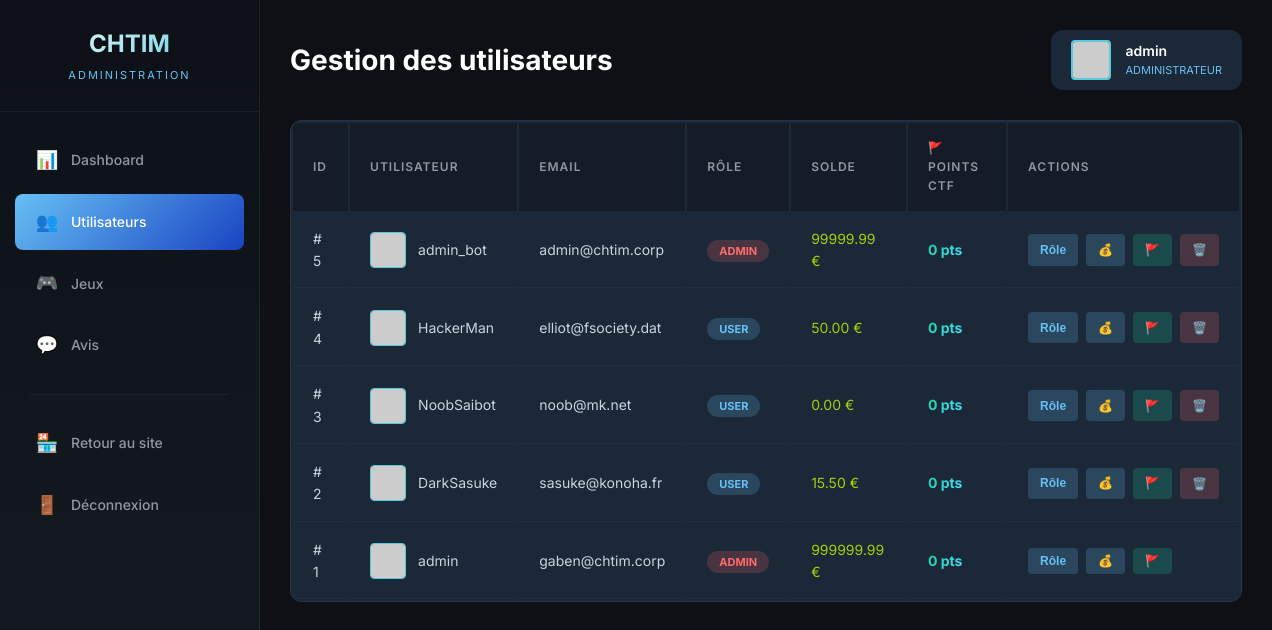
The app's page /admin.php?tab=users (signed in) with its own data.
### tables this page shows
CREATE TABLE users (
                       id INT AUTO_INCREMENT PRIMARY KEY,
                       username VARCHAR(50) NOT NULL UNIQUE,
                       password VARCHAR(255) NOT NULL,  
                       email VARCHAR(100),
                       role ENUM('user', 'admin', 'moderator') DEFAULT 'user',
                       wallet_balance DECIMAL(10, 2) DEFAULT 0.00,
                       ctf_points INT DEFAULT 0,  
                       avatar VARCHAR(255) DEFAULT 'https://api.dicebear.com/7.x/avataaars/svg?seed=Felix',
                       is_public BOOLEAN DEFAULT TRUE  
);

### admin.php (the view, shortened to what this page needs)
<?php
include 'includes/db_connect.php';
$totalUsers = mysqli_fetch_assoc(mysqli_query($conn, "SELECT COUNT(*) as c FROM users"))['c'];
$totalGames = mysqli_fetch_assoc(mysqli_query($conn, "SELECT COUNT(*) as c FROM games"))['c'];
$totalReviews = mysqli_fetch_assoc(mysqli_query($conn, "SELECT COUNT(*) as c FROM reviews"))['c'];
$totalRevenue = mysqli_fetch_assoc(mysqli_query($conn, "SELECT SUM(g.price) as total FROM library l JOIN games g ON l.game_id = g.id"))['total'] ?? 0;
$users = mysqli_query($conn, "SELECT * FROM users ORDER BY id DESC");
$reviews = mysqli_query($conn, "SELECT r.*, u.username, g.title as game_title FROM reviews r JOIN users u ON r.user_id = u.id JOIN games g ON r.game_id = g.id ORDER BY r.posted_at DESC LIMIT 20");
$activeTab = isset($_GET['tab']) ? $_GET['tab'] : 'dashboard';
?>
<!DOCTYPE html>
<html lang="fr">
<head>
    <link rel="stylesheet" href="css/style.css">
</head>
<body>
    <div class="admin-container">
        <aside class="admin-sidebar">
            <div class="admin-logo">
                <h1>CHTIM</h1>
                <span>Administration</span>
            </div>
            <nav class="admin-nav">
                <a href="?tab=dashboard" class="<?php echo $activeTab === 'dashboard' ? 'active' : ''; ?>">
                    <span class="icon">📊</span> Dashboard
                </a>
                <a href="?tab=users" class="<?php echo $activeTab === 'users' ? 'active' : ''; ?>">
                    <span class="icon">👥</span> Utilisateurs
                </a>
                <a href="?tab=games" class="<?php echo $activeTab === 'games' ? 'active' : ''; ?>">
                    <span class="icon">🎮</span> Jeux
                </a>
                <a href="?tab=reviews" class="<?php echo $activeTab === 'reviews' ? 'active' : ''; ?>">
                    <span class="icon">💬</span> Avis
                </a>
                <div class="nav-divider"></div>
                <a href="store.php">
                    <span class="icon">🏪</span> Retour au site
                </a>
                <a href="index.php?logout=true">
                    <span class="icon">🚪</span> Déconnexion
                </a>
            </nav>
        </aside>
        <main class="admin-main">
            <div class="admin-header">
                <h2>
                    <?php
                    $titles = ['dashboard' => 'Tableau de bord', 'users' => 'Gestion des utilisateurs', 'games' => 'Gestion des jeux', 'reviews' => 'Modération des avis'];
                    echo $titles[$activeTab] ?? 'Administration';
                    ?>
                </h2>
                <div class="admin-user">
                    <img src="<?php echo $_SESSION['avatar']; ?>" alt="avatar">
                    <div>
                        <div style="font-weight: 600; color: var(--text-primary);">
                            <?php echo htmlspecialchars($_SESSION['username']); ?>
                        </div>
                        <div style="font-size: 11px; color: var(--accent-blue);">ADMINISTRATEUR</div>
                    </div>
                </div>
            </div>
            <?php if ($activeTab === 'dashboard'): ?>
                <div class="stats-grid">
                    <div class="stat-card blue">
                        <div class="icon">👥</div>
                        <div class="label">Utilisateurs</div>
                        <div class="value">
                            <?php echo $totalUsers; ?>
                        </div>
                    </div>
                    <div class="stat-card green">
                        <div class="icon">🎮</div>
                        <div class="label">Jeux</div>
                        <div class="value">
                            <?php echo $totalGames; ?>
                        </div>
                    </div>
                    <div class="stat-card purple">
                        <div class="icon">💬</div>
                        <div class="label">Avis</div>
                        <div class="value">
                            <?php echo $totalReviews; ?>
                        </div>
                    </div>
                    <div class="stat-card orange">
                        <div class="icon">💰</div>
                        <div class="label">Revenus</div>
                        <div class="value">
                            <?php echo number_format($totalRevenue, 2); ?> €
                        </div>
                    </div>
                </div>
                <div class="section-title">
                    <h3>Derniers avis</h3>
                </div>
                <table class="admin-table">
                    <thead>
                        <tr>
                            <th>Utilisateur</th>
                            <th>Jeu</th>
                            <th>Avis</th>
                            <th>Date</th>
                        </tr>
                    </thead>
                    <tbody>
                        <?php
                        mysqli_data_seek($reviews, 0);
                        $count = 0;
                        while ($r = mysqli_fetch_assoc($reviews)):
                            if ($count++ >= 5)
                                break;
                            ?>
                            <tr>
                                <td>
                                    <?php echo htmlspecialchars($r['username']); ?>
                                </td>
                                <td>
                                    <?php echo htmlspecialchars($r['game_title']); ?>
                                </td>
                                <td>
                                    <?php echo substr(htmlspecialchars($r['content']), 0, 50) . '...'; ?>
                                </td>
                                <td>
                                    <?php echo $r['posted_at']; ?>
                                </td>
                            </tr>
                        <?php endwhile; ?>
                    </tbody>
                </table>
                <div class="section-title" style="margin-top: 40px;">
                    <h3>🚩 Gestion des Challenges CTF</h3>
                </div>
                <div class="admin-form">
                    <div style="display: flex; justify-content: space-between; align-items: center; margin-bottom: 20px;">
                        <div>
                            <h4 style="margin: 0; color: var(--text-primary);">Points CTF Actuels</h4>
                            <p style="margin: 5px 0 0; color: var(--text-muted); font-size: 13px;">
                                Gérer les points des challenges de sécurité
                            </p>
                        </div>
                        <div style="text-align: center;">
                            <div
                                style="font-size: 36px; font-weight: 800; background: linear-gradient(135deg, #1dd1a1 0%, #48dbfb 100%); -webkit-background-clip: text; -webkit-text-fill-color: transparent;">
                                <?php
                                $totalCTFPoints = mysqli_fetch_assoc(mysqli_query($conn, "SELECT SUM(ctf_points) as total FROM users"))['total'] ?? 0;
                                $ctfUsersCount = mysqli_fetch_assoc(mysqli_query($conn, "SELECT COUNT(*) as count FROM users WHERE ctf_points > 0"))['count'] ?? 0;
                                echo intval($totalCTFPoints);
                                ?> pts
                            </div>
                            <div
                                style="font-size: 11px; color: var(--text-muted); text-transform: uppercase; letter-spacing: 1px;">
                                <?php echo $ctfUsersCount; ?> utilisateurs avec des points
                            </div>
                        </div>
                    </div>
                    <?php
                    $ctfUsers = mysqli_query($conn, "SELECT id, username, ctf_points FROM users WHERE ctf_points > 0 ORDER BY ctf_points DESC LIMIT 10");
                    if (mysqli_num_rows($ctfUsers) > 0):
                        ?>
                        <div style="background: rgba(0, 0, 0, 0.2); padding: 15px; border-radius: 8px; margin-bottom: 20px;">
                            <div style="font-size: 12px; color: var(--text-muted); margin-bottom: 10px; font-weight: 600;">
                                🏆 TOP UTILISATEURS CTF</div>
                            <?php while ($ctfUser = mysqli_fetch_assoc($ctfUsers)): ?>
                                <div
                                    style="display: flex; justify-content: space-between; align-items: center; padding: 8px 0; border-bottom: 1px solid rgba(255, 255, 255, 0.05);">
                                    <div style="color: #1dd1a1; font-size: 13px;">
                                        ✓ <?php echo htmlspecialchars($ctfUser['username']); ?>
                                    </div>
                                    <div style="color: var(--text-muted); font-size: 12px;">
                                        <?php echo $ctfUser['ctf_points']; ?> pts
                                    </div>
                                </div>
                            <?php endwhile; ?>
                        </div>
                        <div
                            style="text-align: center; margin-top: 15px; padding: 15px; background: rgba(29, 209, 161, 0.1); border-radius: 8px; border: 1px solid rgba(29, 209, 161, 0.2);">
                            <div style="font-size: 12px; color: var(--text-muted); margin-bottom: 8px;">💡 Astuce</div>
                            <p style="margin: 0; font-size: 13px; color: var(--text-secondary);">
                                Utilisez le bouton <strong style="color: #1dd1a1;">🚩</strong> dans la gestion des
                                utilisateurs pour réinitialiser les points CTF individuellement.
                            </p>
                        </div>
                    <?php else: ?>
                        <div style="text-align: center; padding: 30px; color: var(--text-muted);">
                            <div style="font-size: 48px; opacity: 0.3; margin-bottom: 10px;">🏆</div>
                            <p>Aucun challenge complété pour le moment</p>
                        </div>
                    <?php endif; ?>
                </div>
            <?php elseif ($activeTab === 'users'): ?>
                <table class="admin-table">
                    <thead>
                        <tr>
                            <th>ID</th>
                            <th>Utilisateur</th>
                            <th>Email</th>
                            <th>Rôle</th>
                            <th>Solde</th>
                            <th>🚩 Points CTF</th>
                            <th>Actions</th>
                        </tr>
                    </thead>
                    <tbody>
                        <?php while ($u = mysqli_fetch_assoc($users)): ?>
                            <tr>
                                <td>#
                                    <?php echo $u['id']; ?>
                                </td>
                                <td>
                                    <div class="user-cell">
                                        <img src="<?php echo $u['avatar']; ?>" alt="">
                                        <?php echo htmlspecialchars($u['username']); ?>
                                    </div>
                                </td>
                                <td>
                                    <?php echo htmlspecialchars($u['email']); ?>
                                </td>
                                <td><span class="role-badge role-<?php echo $u['role']; ?>">
                                        <?php echo $u['role']; ?>
                                    </span></td>
                                <td style="color: var(--accent-green-light);">
                                    <?php echo $u['wallet_balance']; ?> €
                                </td>
                                <td>
                                    <span
                                        style="font-weight: 700; background: linear-gradient(135deg, #1dd1a1 0%, #48dbfb 100%); -webkit-background-clip: text; -webkit-text-fill-color: transparent;">
                                        <?php echo intval($u['ctf_points']); ?> pts
                                    </span>
                                </td>
                                <td>
                                    <div class="action-btns">
                                        <button class="btn-sm btn-edit"
                                            onclick="openRoleModal(<?php echo $u['id']; ?>, '<?php echo $u['role']; ?>')">Rôle</button>
                                        <button class="btn-sm btn-edit"
                                            onclick="openBalanceModal(<?php echo $u['id']; ?>)">💰</button>
                                        <button class="btn-sm btn-edit"
                                            style="background: rgba(29, 209, 161, 0.2); color: #1dd1a1;"
                                            onclick="openCTFModal(<?php echo $u['id']; ?>)">🚩</button>
                                        <?php if ($u['id'] !== $_SESSION['user_id']): ?>
                                            <a href="?tab=users&delete_user=<?php echo $u['id']; ?>" class="btn-sm btn-delete"
                                                onclick="return confirm('Supprimer cet utilisateur ?')">🗑️</a>
                                        <?php endif; ?>
                                    </div>
                                </td>
                            </tr>
                        <?php endwhile; ?>
                    </tbody>
                </table>
            <?php endif; ?>
        </main>
    </div>
</body>
</html>

### css/style.css (style rules this page uses)
:root { --bg-dark: #0e1015; --bg-secondary: #171a21; --bg-card: #1b2838; --bg-hover: #2a475e; --bg-input: #32353c; --accent-blue: #66c0f4; --accent-blue-dark: #1a44c2; --accent-blue-light: #47bfff; --accent-green: #5c7e10; --accent-green-light: #a4d007; --accent-red: #b93737; --accent-cyan: #57cbde; --text-primary: #ffffff; --text-secondary: #c7d5e0; --text-muted: #8f98a0; --text-link: #b8b6b4; --shadow-sm: 0 2px 8px rgba(0, 0, 0, 0.3); --shadow-md: 0 4px 16px rgba(0, 0, 0, 0.4); --shadow-lg: 0 8px 32px rgba(0, 0, 0, 0.5); --shadow-glow-blue: 0 0 20px rgba(102, 192, 244, 0.3); --shadow-glow-green: 0 0 20px rgba(92, 126, 16, 0.4); --transition-fast: 0.15s ease; --transition-normal: 0.25s ease; --transition-slow: 0.4s ease; --radius-sm: 4px; --radius-md: 8px; --radius-lg: 12px; --radius-xl: 20px; }
*, *::before, *::after { box-sizing: border-box; margin: 0; padding: 0; }
html { scroll-behavior: smooth; }
body { font-family: 'Inter', -apple-system, BlinkMacSystemFont, 'Segoe UI', sans-serif; background-color: var(--bg-dark); color: var(--text-secondary); font-size: 14px; line-height: 1.6; min-height: 100vh; background: radial-gradient(ellipse at 50% 0%, rgba(102, 192, 244, 0.08) 0%, transparent 50%), radial-gradient(ellipse at 80% 100%, rgba(92, 126, 16, 0.05) 0%, transparent 40%), linear-gradient(180deg, var(--bg-dark) 0%, var(--bg-secondary) 100%); background-attachment: fixed; overflow-x: hidden; }
a { text-decoration: none; color: var(--text-secondary); transition: color var(--transition-fast), transform var(--transition-fast); }

### records on screen
users: id "5", username "admin_bot", email "admin@chtim.corp", role "ADMIN", wallet_balance "99999.99", ctf_points "0"
users: id "4", username "HackerMan", email "elliot@fsociety.dat", role "USER", wallet_balance "50.00", ctf_points "0"
users: id "3", username "NoobSaibot", email "noob@mk.net", role "USER", wallet_balance "0.00", ctf_points "0"
users: id "2", username "DarkSasuke", email "sasuke@konoha.fr", role "USER", wallet_balance "15.50", ctf_points "0"
users: id "1", username "admin", email "gaben@chtim.corp", role "ADMIN", wallet_balance "999999.99", ctf_points "0"

### other values on screen
$titles[$activeTab] "Gestion des utilisateurs"
$_SESSION['username'] "admin"
